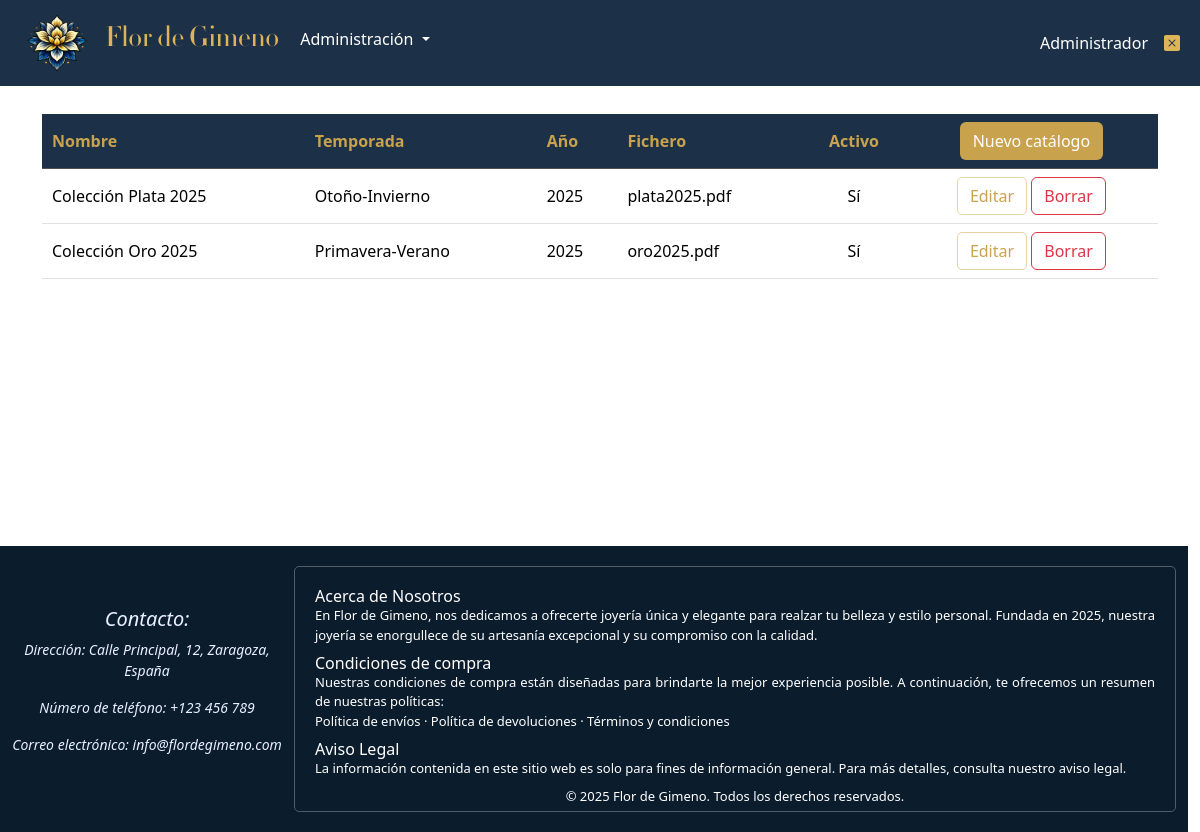
Page /listadoCatalogos.php (signed in) on the committed database.
### tables this page shows
CREATE TABLE catalogos (
    idCatalogo INT AUTO_INCREMENT PRIMARY KEY,
    nombre VARCHAR(150) NOT NULL,
    temporada VARCHAR(100),
    año INT,
    archivoPDF VARCHAR(255),
    activo BIT(1) DEFAULT 1
);

### modelos/catalogo.php (called while the page is built, shortened)
<?php
class Catalogo {
    public static function listadoAdministrativo($pag) {
        $tamPagina = TAM_PAGINA2;
        $offset = ($pag-1) * $tamPagina;
        $bd = abrirBD();
        $st = $bd->prepare("SELECT c.* FROM catalogos c
            ORDER BY idCatalogo DESC
            LIMIT ?,?;");
        $st->bind_param('ii',$offset,$tamPagina);
        $ok = $st->execute();
        $res = $st->get_result();
        $catalogos = [];
        while ($catalogo = $res->fetch_assoc()) {
            $catalogos[] = $catalogo;
        }
        return $catalogos;
    }
}

### lib/funciones.php (called while the page is built, shortened)
<?php
function e($s){
    return htmlspecialchars($s, ENT_QUOTES);
}

### listadoCatalogos.php (the view, shortened to what this page needs)
<?php
require_once __DIR__.'/modelos/catalogo.php';
require_once __DIR__.'/lib/funciones.php';
if (isset($_GET['pag'])) {
    $pag = $_GET['pag'];
} else {
    $pag = 1;
}
$catalogos = Catalogo::listadoAdministrativo($pag);
include __DIR__.'/include/cabecera.php';
include __DIR__.'/include/menu.php';
?>
<?php if (!empty($catalogos)) : ?>
    <div class="table-responsive">
        <table class="table table-hover mt-4">
            <thead class="table-dark">
                <tr>
                    <th style="padding-left: 10px;">Nombre</th>
                    <th>Temporada</th>
                    <th>Año</th>
                    <th>Fichero</th>
                    <th class="text-center">Activo</th>
                    <th class="text-center">
                        <a href="formCatalogos.php" type="button" class="btn btn-ok">
                            Nuevo catálogo
                        </a>
                    </th>
                </tr>
            </thead>
            <tbody>
                <?php foreach ($catalogos as $catalogo) : ?>
                    <tr id="fila<?= e($catalogo['idCatalogo'])?>">
                        <td style="padding-left: 10px;"><?= e($catalogo['nombre'])?></td>
                        <td><?= e($catalogo['temporada'])?></td>
                        <td><?= e($catalogo['año'])?></td>
                        <td>
                            <?php if (!empty($catalogo['archivoPDF'])): ?>
                                <?= e($catalogo['archivoPDF']) ?>
                            <?php else: ?>
                                <span class="text-muted">—</span>
                            <?php endif; ?>
                        </td>
                        <td class="text-center"><?= $catalogo['activo'] == 1 ? 'Sí' : 'No' ?></td>
                        <td class="text-center">
                            <a href="formCatalogos.php?id=<?= e($catalogo['idCatalogo'])?>&pag=<?=$pag?>" type="button" class="btn btnEditar">
                                Editar
                            </a>
                            <button type="button" class="btn btn-outline-danger"
                            data-bs-toggle="modal" data-bs-target="#modal<?= e($catalogo['idCatalogo'])?>">
                                Borrar
                            </button>
                        </td>
                    </tr>
                <?php endforeach; ?>
            </tbody>
        </table>
    </div>
<?php endif; ?>
<?php include __DIR__.'/include/scripts.php';?>
<?php include __DIR__.'/include/pie.php';?>

### css/estilos.css (style rules this page uses)
body { padding-top: 90px; background-color: #FFFFFF; color: #1F2933; }
.btnEditar { color: #C9A24D; border: 1px solid #E6D3A3; border-radius: 5px; transition: background-color 0.3s, color 0.3s; }
.table-dark th { background-color: #1c3147; color: #C9A24D; }
.btn-ok { background-color: #C9A24D; color: white; }

### listadoCatalogos.php (style rules this page uses)
td, th { align-content: center; }

### rows in the picture
catalogos: nombre "Colección Plata 2025", temporada "Otoño-Invierno", año "2025", archivoPDF "plata2025.pdf", activo "Sí"
catalogos: nombre "Colección Oro 2025", temporada "Primavera-Verano", año "2025", archivoPDF "oro2025.pdf", activo "Sí"

### other values in the picture
$usuario->nombre "Administrador"
